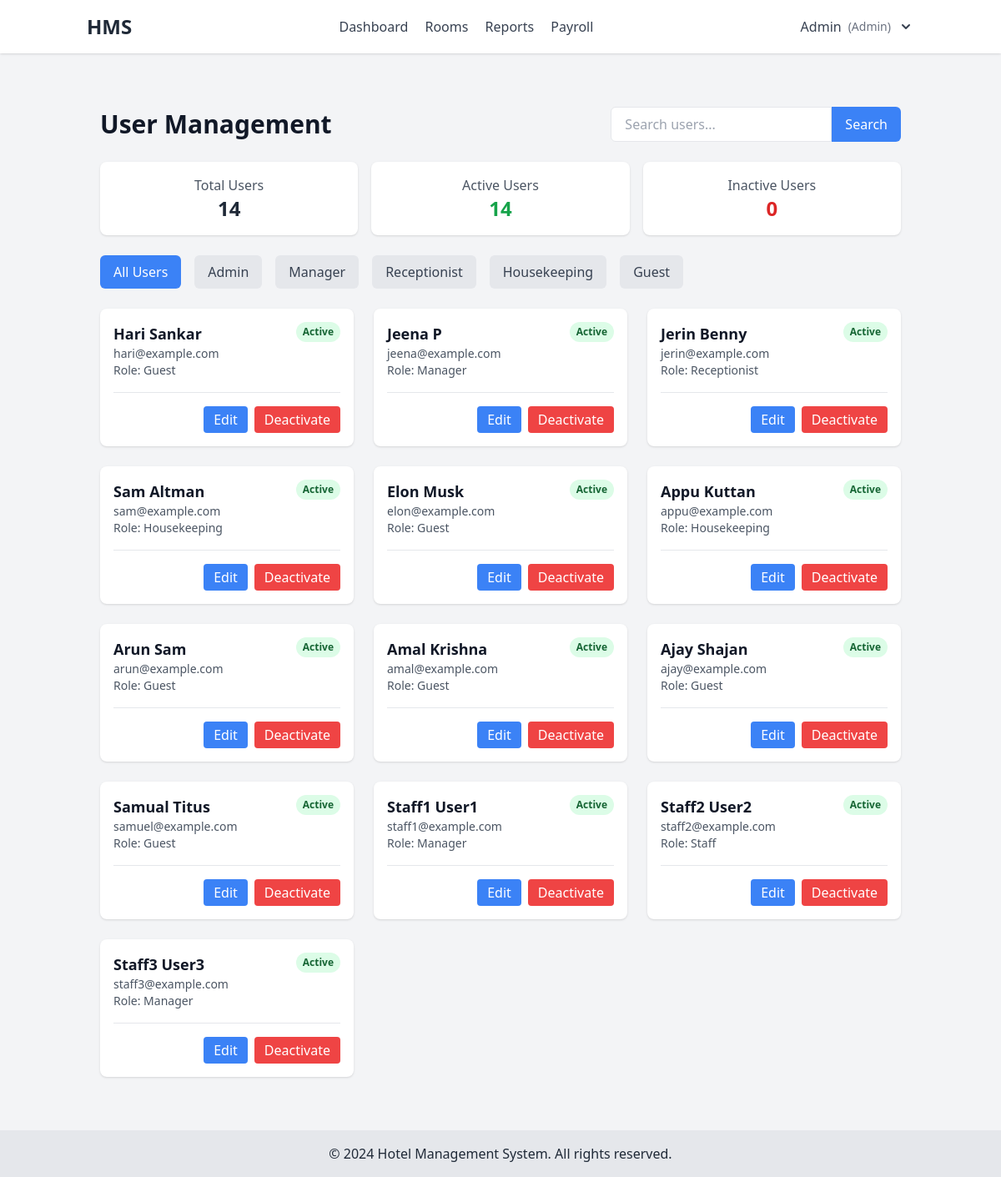
The page /user-management/ (signed in) on the database its author committed.
### hms_app/models.py (models this page shows)
class User(AbstractUser):
    ADMIN = 'admin'
    MANAGER = 'manager'
    RECEPTIONIST = 'receptionist'
    HOUSEKEEPING = 'housekeeping'
    GUEST = 'guest'
    ROLE_CHOICES = [
        (ADMIN, 'Admin'),
        (MANAGER, 'Manager'),
        (RECEPTIONIST, 'Receptionist'),
        (HOUSEKEEPING, 'Housekeeping'),
        (GUEST, 'Guest'),
    ]
    role = models.CharField(max_length=20, choices=ROLE_CHOICES, default=GUEST)
    phone_number = models.CharField(max_length=15, blank=True)
    two_factor_enabled = models.BooleanField(default=False)
    two_factor_code = models.CharField(max_length=6, null=True, blank=True)

### hms_app/views.py (the view, shortened to what this page needs)
# urls.py: path('user-management/', views.user_management, name='user_management'),
@login_required
@user_passes_test(lambda u: u.role == 'admin')
def user_management(request):
    role_filter = request.GET.get('role', 'all')
    search_query = request.GET.get('search', '')
    users = User.objects.all()
    if role_filter != 'all':
        users = users.filter(role=role_filter)
    context = {
        'users': users,
        'current_role': role_filter,
        'search_query': search_query,
        'role_choices': User.ROLE_CHOICES,
        'total_users': users.count(),
        'active_users': users.filter(is_active=True).count(),
        'inactive_users': users.filter(is_active=False).count(),
    }
    return render(request, 'admin/user_management.html', context)

### templates/admin/user_management.html (shortened to what this page needs)
{% extends 'base.html' %}
{% block content %}
<div class="container mx-auto px-4 py-8">
    <div class="flex justify-between items-center mb-6">
        <h1 class="text-3xl font-bold text-gray-900">User Management</h1>
        <div class="flex space-x-4">
            <form class="flex">
                <input type="text" name="search" value="{{ search_query }}" placeholder="Search users..."
                    class="px-4 py-2 border rounded-l-md focus:outline-none focus:ring-2 focus:ring-blue-500">
                <button type="submit" class="px-4 py-2 bg-blue-500 text-white rounded-r-md hover:bg-blue-600">
                    Search
                </button>
            </form>
        </div>
    </div>
    <div class="grid grid-cols-3 gap-4 mb-6">
        <div class="bg-white p-4 rounded-lg shadow text-center">
            <p class="text-gray-600">Total Users</p>
            <p class="text-2xl font-bold">{{ total_users }}</p>
        </div>
        <div class="bg-white p-4 rounded-lg shadow text-center">
            <p class="text-gray-600">Active Users</p>
            <p class="text-2xl font-bold text-green-600">{{ active_users }}</p>
        </div>
        <div class="bg-white p-4 rounded-lg shadow text-center">
            <p class="text-gray-600">Inactive Users</p>
            <p class="text-2xl font-bold text-red-600">{{ inactive_users }}</p>
        </div>
    </div>
    <div class="flex space-x-4 mb-6">
        <a href="?role=all"
            class="px-4 py-2 rounded-md {% if current_role == 'all' %}bg-blue-500 text-white{% else %}bg-gray-200 text-gray-700{% endif %} hover:bg-blue-600 hover:text-white">
            All Users
        </a>
        {% for role_id, role_name in role_choices %}
        <a href="?role={{ role_id }}"
            class="px-4 py-2 rounded-md {% if current_role == role_id %}bg-blue-500 text-white{% else %}bg-gray-200 text-gray-700{% endif %} hover:bg-blue-600 hover:text-white">
            {{ role_name }}
        </a>
        {% endfor %}
    </div>
    <div class="grid gap-6 md:grid-cols-2 lg:grid-cols-3">
        {% for user in users %}
        {% if user.role != 'admin' %}
        <div class="bg-white rounded-lg shadow overflow-hidden" id="user-card-{{ user.id }}">
            <div class="p-4">
                <div class="flex justify-between items-start mb-4">
                    <div>
                        <h3 class="text-lg font-bold text-gray-900">{{ user.get_full_name }}</h3>
                        <p class="text-sm text-gray-600">{{ user.email }}</p>
                        <p class="text-sm text-gray-600">Role: {{ user.role|title }}</p>
                    </div>
                    <span
                        class="px-2 py-1 text-xs font-semibold rounded-full status-badge
                        {% if user.is_active %}bg-green-100 text-green-800{% else %}bg-red-100 text-red-800{% endif %}">
                        {{ user.is_active|yesno:"Active,Inactive" }}
                    </span>
                </div>
                <div class="border-t pt-4 flex justify-end space-x-2">
                    <a href="{% url 'edit_user' user.id %}"
                        class="px-3 py-1 bg-blue-500 text-white rounded hover:bg-blue-600">
                        Edit
                    </a>
                    <button onclick="toggleUserStatus({{ user.id }})"
                        class="px-3 py-1 {% if user.is_active %}bg-red-500{% else %}bg-green-500{% endif %} text-white rounded hover:{% if user.is_active %}bg-red-600{% else %}bg-green-600{% endif %}">
                        {{ user.is_active|yesno:"Deactivate,Activate" }}
                    </button>
                </div>
            </div>
        </div>
        {% endif %}
        {% empty %}
        <div class="col-span-3 text-center py-8">
            <p class="text-gray-500">No users found.</p>
        </div>
        {% endfor %}
    </div>
</div>
{% endblock %}

### templates/base.html (shortened to what this page needs)
<!DOCTYPE html>
<html lang="en">
<head>
    <script src="https://cdn.tailwindcss.com"></script>
</head>
<body class="min-h-screen bg-gray-100 text-gray-800 flex flex-col">
    <header class="bg-white shadow">
        <div class="container mx-auto px-4 py-4 flex justify-between items-center">
            <a href="{% url 'dashboard' %}" class="text-2xl font-bold">HMS</a>
            <nav class="space-x-4">
                {% if user.is_authenticated %}
                {% if user.role == 'admin' %}
                <a href="{% url 'dashboard' %}" class="text-gray-700 hover:text-blue-500">Dashboard</a>
                <a href="{% url 'room_list' %}" class="text-gray-700 hover:text-blue-500">Rooms</a>
                <a href="{% url 'generate_reports' %}" class="text-gray-700 hover:text-blue-500">Reports</a>
                <a href="{% url 'payroll_summary' %}" class="text-gray-700 hover:text-blue-500">Payroll</a>
                {% elif user.role == 'receptionist' %}
                <a href="{% url 'dashboard' %}" class="text-gray-700 hover:text-blue-500">Dashboard</a>
                <a href="{% url 'booking_list' %}" class="text-gray-700 hover:text-blue-500">Reservations</a>
                {% elif user.role == 'housekeeping' %}
                <a href="{% url 'dashboard' %}" class="text-gray-700 hover:text-blue-500">Dashboard</a>
                {% else %}
                <a href="{% url 'dashboard' %}" class="text-gray-700 hover:text-blue-500">Dashboard</a>
                <a href="{% url 'booking_list' %}" class="text-gray-700 hover:text-blue-500">My Bookings</a>
                {% endif %}
                {% endif %}
            </nav>
            <div class="flex items-center">
                {% if user.is_authenticated %}
                <div x-data="{ open: false }" class="relative">
                    <button @click="open = !open" class="flex items-center space-x-2 text-gray-700 hover:text-blue-500">
                        <span>{{ user.get_full_name|default:user.username }}</span>
                        <span class="text-sm text-gray-500">({{ user.role|title }})</span>
                        <svg xmlns="http://www.w3.org/2000/svg" class="h-5 w-5" viewBox="0 0 20 20" fill="currentColor">
                            <path fill-rule="evenodd"
                                d="M5.293 7.293a1 1 0 011.414 0L10 10.586l3.293-3.293a1 1 0 111.414 1.414l-4 4a1 1 0 01-1.414 0l-4-4a1 1 0 010-1.414z"
                                clip-rule="evenodd" />
                        </svg>
                    </button>
                </div>
                {% else %}
                <div class="space-x-4">
                    <a href="{% url 'login' %}" class="text-blue-500 hover:underline">Login</a>
                    <a href="{% url 'register' %}" class="text-blue-500 hover:underline">Register</a>
                </div>
                {% endif %}
            </div>
        </div>
    </header>
    <main class="container mx-auto px-4 py-8 flex-grow">
        {% block content %}{% endblock %}
    </main>
    <footer class="bg-gray-200 text-center py-4 mt-auto">
        <p>&copy; {% now "Y" %} Hotel Management System. All rights reserved.</p>
    </footer>
</body>
</html>

### rows shown on the page
User: get_full_name "Admin", role "Admin"
User: get_full_name "Hari Sankar", email "hari@example.com", role "Guest", is_active "Active", is_active "Deactivate"
User: get_full_name "Jeena P", email "jeena@example.com", role "Manager", is_active "Active", is_active "Deactivate"
User: get_full_name "Jerin Benny", email "jerin@example.com", role "Receptionist", is_active "Active", is_active "Deactivate"
User: get_full_name "Sam Altman", email "sam@example.com", role "Housekeeping", is_active "Active", is_active "Deactivate"
User: get_full_name "Elon Musk", email "elon@example.com", role "Guest", is_active "Active", is_active "Deactivate"
User: get_full_name "Appu Kuttan", email "appu@example.com", role "Housekeeping", is_active "Active", is_active "Deactivate"
User: get_full_name "Arun Sam", email "arun@example.com", role "Guest", is_active "Active", is_active "Deactivate"
User: get_full_name "Amal Krishna", email "amal@example.com", role "Guest", is_active "Active", is_active "Deactivate"
User: get_full_name "Ajay Shajan", email "ajay@example.com", role "Guest", is_active "Active", is_active "Deactivate"
User: get_full_name "Samual Titus", email "samuel@example.com", role "Guest", is_active "Active", is_active "Deactivate"
User: get_full_name "Staff1 User1", email "staff1@example.com", role "Manager", is_active "Active", is_active "Deactivate"
User: get_full_name "Staff2 User2", email "staff2@example.com", role "Staff", is_active "Active", is_active "Deactivate"
User: get_full_name "Staff3 User3", email "staff3@example.com", role "Manager", is_active "Active", is_active "Deactivate"

### other values the page prints
{{ total_users }} "14"
{{ active_users }} "14"
{{ inactive_users }} "0"
{{ role_name }} "Admin" "Manager" "Receptionist" "Housekeeping" "Guest"
